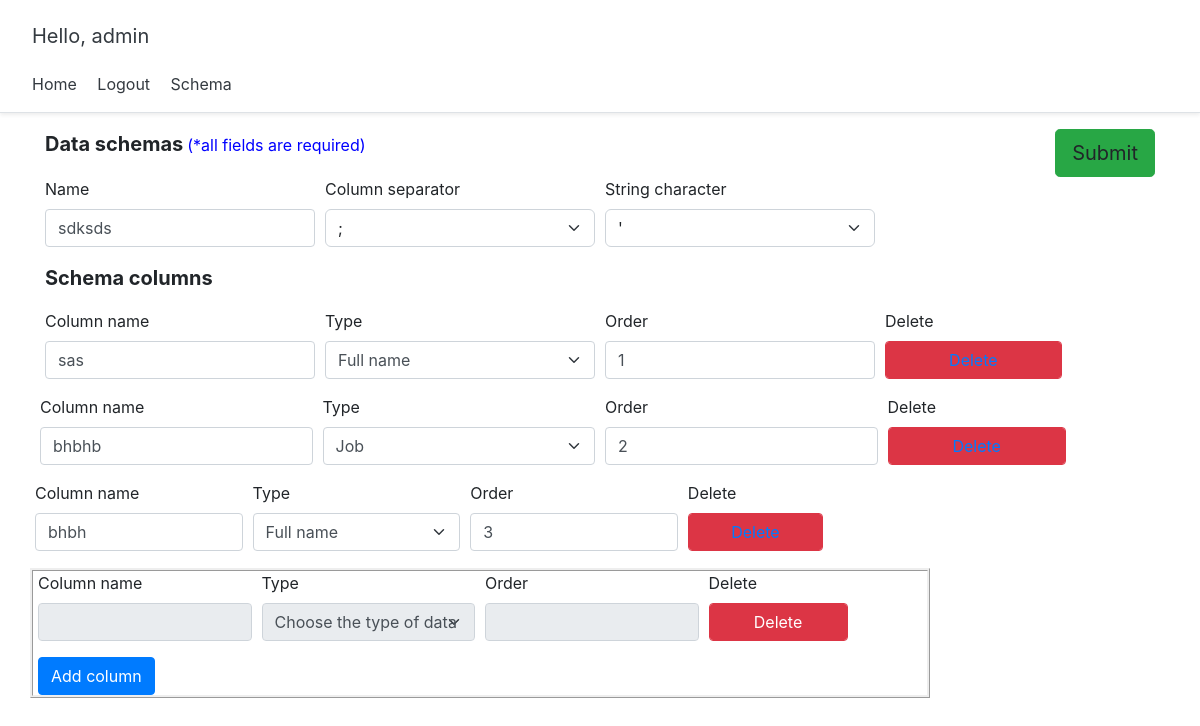
Screenshot of /schema/111/edit (signed in) with the database file from the repository.
### schema/models.py (models this page shows, shortened)
class Schema(models.Model):
    id = models.AutoField(primary_key=True)
    schema_name = models.CharField(max_length=50)
    column_separator = models.IntegerField(choices=COLUMN_SEPARATOR_CHOICES, default=1)
    string_character = models.IntegerField(choices=STRING_CHARACTER_CHOICES, default=1)
    created_at = models.DateTimeField(editable=False, auto_now=datetime.datetime.now())
    updated_at = models.DateTimeField(auto_now=datetime.datetime.now())
    status = models.BooleanField(default=False)
    user = models.ForeignKey(User, on_delete=models.CASCADE, related_name='schemas')

class Column(models.Model):
    id = models.AutoField(primary_key=True)
    column_name = models.CharField(max_length=50)
    type = models.IntegerField(choices=COLUMN_TYPE_CHOICES)
    order = models.IntegerField()
    schema = models.ForeignKey(Schema, on_delete=models.CASCADE, related_name='columns')

### schema/views.py (the view, shortened to what this page needs)
# urls.py: path('schema/<int:pk>/edit', edit_schema, name='edit_schema'),
def edit_schema(request, pk):
    context = {}
    schema = Schema.objects.filter(id=pk).first()
    columns = schema.columns.order_by('order')
    redirect_url = reverse('generate_data')
    if request.method == 'GET':
        form = SchemaUpdateForm(
            initial=
            {
                'schema_name': schema.schema_name,
                'column_separator': schema.column_separator,
                'string_character': schema.string_character,
            }
        )
        columns_lst = []
        for column in columns:
            columns_lst.append(ColumnUpdateForm(
                initial=
                {
                    'id': column.id,
                    'column_name': column.column_name,
                    'type': column.type,
                    'order': column.order,
                    'schema': column.schema.id
                }
            )
            )
        context['schema_form'] = form
        context['column_form'] = columns_lst
        context['column_form_empty'] = ColumnUpdateForm()
        context['id'] = pk
    return render(request, 'edit_schema.html', context)

### schema/forms.py (shortened to what this page needs)
class SchemaUpdateForm(forms.ModelForm):
    column_separator = forms.ChoiceField(choices=COLUMN_SEPARATOR_CHOICES)
    string_character = forms.ChoiceField(choices=STRING_CHARACTER_CHOICES)
    class Meta:
        model = Schema
        fields = ('schema_name', 'column_separator', 'string_character', 'user')

class ColumnUpdateForm(forms.ModelForm):
    class Meta:
        model = Column
        fields = ('column_name', 'type', 'order', 'schema')

### schema/templates/edit_schema.html (shortened to what this page needs)
{% extends 'home.html' %}
{% block content %}
  <link href="//maxcdn.bootstrapcdn.com/bootstrap/4.1.1/css/bootstrap.min.css" rel="stylesheet" id="bootstrap-css">
  <link rel="stylesheet" href="https://use.fontawesome.com/releases/v5.8.1/css/all.css">
  <div>
  <form id="schema_form" method="POST">
    <div class="container">
    <div class="d-flex flex-column">
      <div style="text-align: right">
                  <p style="float: left; font-weight: bold; font-size: 20px">Data schemas </p> <p style="float: left; color:blue; margin: 4px">(*all fields are required)</p>
                    <button style="float: right" id="submit_btn" type="submit"
                      class="btn btn-success btn-lg gradient-custom-4 text-body">Submit</button>
      </div>
        <div class="form-row">
          <div class="form-group col-md-3">
            <label for="inputEmail4">Name</label>
            <input type="text" class="form-control" id="inputEmail4" placeholder="Name" name="schema_name" required value="{{ schema_form.initial.schema_name }}">
          </div>
          <div class="form-group col-md-3">
            <label>Column separator</label>
            <select class="form-select" aria-label="Default select example" name="column_separator" required>
                {% for option in schema_form.column_separator %}
                <option>{{option}}</option>
                {% endfor %}
            </select>
          </div>
          <div class="form-group col-md-3">
          <label>String character</label>
          <select class="form-select" aria-label="Default select example" name="string_character" required>
              {% for option in schema_form.string_character %}
                <option>{{option}}</option>
              {% endfor %}
          </select>
          </div>
        </div>
        <p style="font-weight: bold; font-size: 20px">Schema columns</p>
        {% for column in column_form %}
        <div id="column-form-list" class="form-row">
          <div class="form-group col-md-3 column-form">
            <label for="inputCity">Column name</label>
            <input type="text" class="form-control" id="inputCity" name="column_name" value="{{ column.initial.column_name }}">
          </div>
          <div class="form-group col-md-3 column-form">
            <label for="inputState">Type</label>
            <select id="inputState" class="form-control form-select column-form" aria-label="Default select example" name="type">
                {% for option in column.type %}
                    <option>{{option}}</option>
               {% endfor %}
            </select>
          </div>
          <div class="form-group col-md-3 column-form">
            <label for="inputZip">Order</label>
            <input type="number" class="form-control" id="inputZip" name="order" value="{{ column.initial.order }}">
          </div>
          <div class="form-group col-md-2 column-form">
            <label for="inputZip">Delete</label>
            <button type="submit" class="btn btn-danger form-control"><a href="{% url 'delete_column' column.initial.schema column.initial.id %}">Delete</a></button>
          </div>
        {% endfor %}
        <div class="col-sm-12 col-md-12 col-lg-12">
        </div>
      </form>
  </div>
      <div style="width:900px;height:130px;border-style: ridge;" id="column-form-list" class="form-row">
          <div class="form-group col-md-3 column-form">
            <label for="inputCity">Column name</label>
            <input type="text" class="form-control" id="inputCity" name="name" readonly>
          </div>
          <div class="form-group col-md-3 column-form">
            <label for="inputState">Type</label>
            <select id="inputState" class="form-control form-select column-form" aria-label="Default select example" name="ctype" disabled="true">
              <option disabled selected>Choose the type of data</option>
            </select>
          </div>
          <div class="form-group col-md-3 column-form">
            <label for="inputZip">Order</label>
            <input type="number" class="form-control" id="inputZip" name="corder" readonly>
          </div>
          <div class="form-group col-md-2 column-form">
            <label for="inputZip">Delete</label>
            <button type="button" class="btn btn-danger form-control">Delete</button>
          </div>
          <div class="form-group col-md-3">
            <button id="add_btn" type="submit" class="btn btn-primary">Add column</button>
          </div>
        </div>
{% endblock %}

### templates/snippets/header.html (shortened to what this page needs)
<div class="d-flex flex-column flex-md-row align-items-center p-3 px-md-4 mb-3 bg-white border-bottom shadow-sm">
  <nav class="my-2 my-md-0 mr-md-3">
  	{% if request.user.is_authenticated %}
	  <h5 class="my-0 mr-md-auto font-weight-normal">
	  	<p class="p-2 text-dark">Hello, {{request.user.username}}</p>
	  </h5>
	  	<a class="p-2 text-dark" href="{% url 'home' %}">Home</a>
	    <a class="p-2 text-dark" href="{% url 'logout' %}">Logout</a>
        <a class="p-2 text-dark" href="{% url 'schemas' %}">Schema</a>
	{% else %}
		<a class="p-2 text-dark" href="{% url 'home' %}">Home</a>
	    <a class="p-2 text-dark" href="{% url 'login' %}">Login</a>
	{% endif %}
  </nav>
</div>

### templates/snippets/header.html (style rules this page uses)
@media (min-width: 768px) { html { font-size: 16px; } }

### rows the page displays
Schema: schema_name "sdksds"
Column: column_name "sas"
Column: column_name "bhbhb"
Column: column_name "bhbh"

### other values shown
{{ request.user.username }} "admin"
form field column_separator ";"
form field string_character "'"
form field type "Full name"
form field type "Job"
